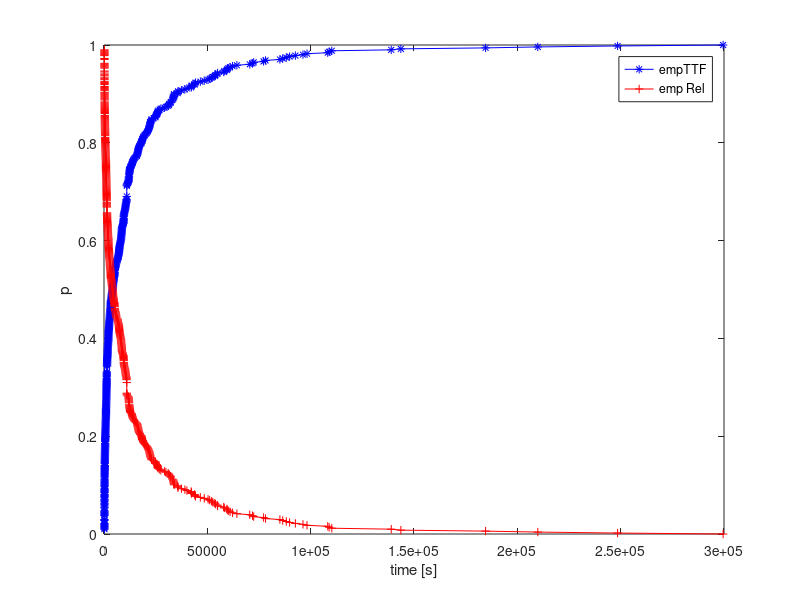

MATLAB code for this plot:
clc; 
clear; 

load interarrivals.txt
[y,t]=cdfcalc(interarrivals);
empTTF=y(2:size(y,1));
empRel=1-empTTF;
plot(t,empTTF,'-*b',t,empRel,'-+r');
xlabel('time [s]'); ylabel('p');
legend('empTTF','emp Rel');